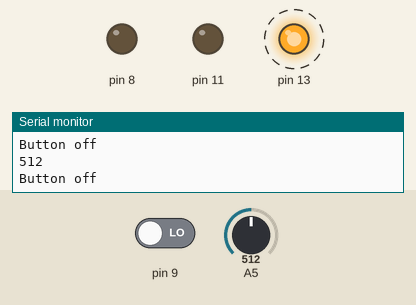
Recording of a sketch running on a simulated Arduino Uno, built with avr-gcc and run on an emulated ATmega328P. Parts: output pins drawn as LEDs (lit = HIGH), the last lines printed to the serial monitor. Dashed ring = blinking. Inputs (shaded band) come from the test bench; at power-on: pin 9 LOW, A5 = 512.

Above: at 1.25 s.
1.3 s: pin 9 driven HIGH
At 2.4 s:
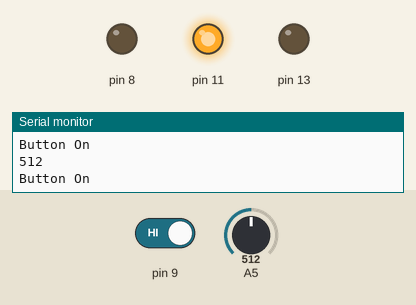
2.9 s: A5 set to 681
4.4 s: A5 set to 706
At 5.1 s:
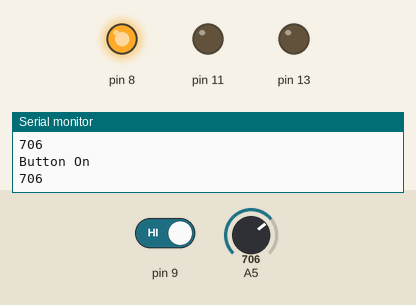
5.9 s: pin 9 driven LOW
At 6.16 s:
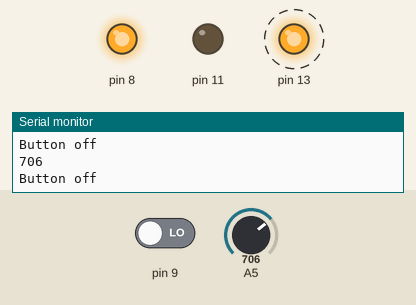
Timing chart, 0 to 9.9 s (numbered marks = the images above; inputs shaded):
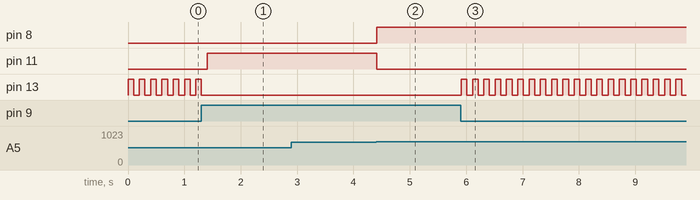

The sketch:

IF_statement_assignment_in_class.ino
```cpp
//Sana Yasamani Khiabani (3180650)
// Project 2, IF statement Code!
//2020-01-21

void setup() {
  pinMode(13, OUTPUT);
  pinMode(11, OUTPUT);
  pinMode(8, OUTPUT);
  pinMode(9, INPUT);
  Serial.begin(9600);
}


void loop() {
  Serial.println(analogRead(5));
  if (digitalRead(9) == HIGH) {
Serial.println("Button On");
    if (analogRead(5) < 700) {
      digitalWrite(11, HIGH);
      digitalWrite(13, LOW);
      digitalWrite(8, LOW);
    } else if (analogRead(5) > 800) {
      digitalWrite(11, LOW);
      digitalWrite(13, HIGH);
      digitalWrite(8, LOW);
    }
    else if (analogRead(5) > 600) {
      digitalWrite(11, LOW);
      digitalWrite(13, LOW);
      digitalWrite(8, HIGH);
    }
  } else {
    Serial.println("Button off");
    digitalWrite(13, HIGH);
    delay(100);
    digitalWrite(13, LOW);
    delay(100);
  }

}
```

Measured:
- the behaviour switches between 699 and 700 on A5 (found by bisection; images 1 and 2)
- after the input at 1.3 s, pin 11: LOW → HIGH after 0.10 s; pin 13: goes on until 1.3 s, then stays LOW
- after the input at 4.4 s, pin 8: LOW → HIGH at once; pin 11: HIGH → LOW at once
- after the input at 5.9 s, pin 13: alternates HIGH for 0.10 s and LOW for 0.10 s, starting at once
- by itself, pin 13: alternates HIGH for 0.10 s and LOW for 0.10 s
